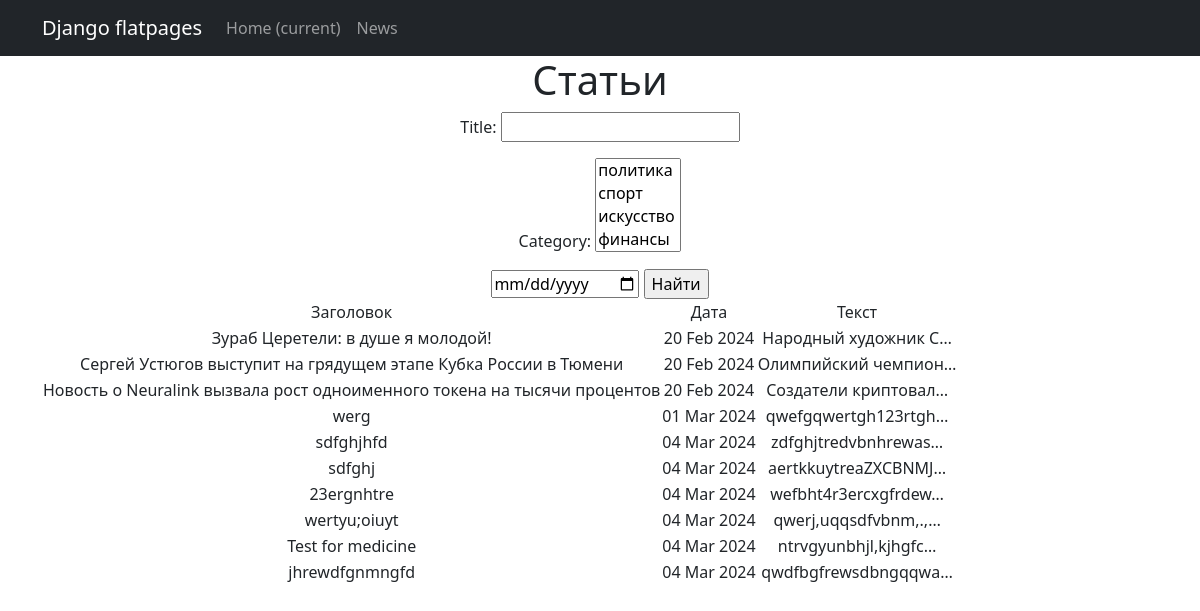
The app's page /news/search/ with its own data.
### news/models.py (models this page shows, shortened)
class Post(models.Model):
    NEWS = 'NW'
    ARTICLE = "AR"
    POSITIONS = [
        (NEWS, 'Новость'),
        (ARTICLE, 'Статья')
    ]
    author = models.ForeignKey(Author, on_delete=models.CASCADE)
    type = models.CharField(max_length=20, choices=POSITIONS, default=NEWS)
    time_in = models.DateTimeField(auto_now_add=True)
    category = models.ManyToManyField(Category, through='PostCategory')
    title = models.CharField(
        max_length=255,
        unique=True,
    )
    text = models.TextField()
    rating = models.IntegerField(default=0)

### news/views.py (the view)
# urls.py: path('search/', PostsSearch.as_view(), name='post_search'),
class PostsSearch(ListView):
    model = Post
    template_name = 'search.html'
    context_object_name = 'posts'
    def get_queryset(self):
        queryset = super().get_queryset()
        self.filterset = PostFilter(self.request.GET, queryset)
        return self.filterset.qs
    def get_context_data(self, **kwargs):
        context = super().get_context_data(**kwargs)
        context['filterset'] = self.filterset
        return context

### news/models.py (called while the page is built)
    def __str__(self):
        return self.name

### news/templatetags/custom_filters.py (called while the page is built)
@register.filter()
def censor(value):
    new_text = value.replace('редиска', 'р******')
    new_text = new_text.replace('скуф', 'ск**')
    return new_text

### templates/search.html (shortened to what this page needs)
{% extends 'flatpages/default.html' %}
{% load custom_filters %}
{% load custom_tags %}
{% block content %}
   <h1>Статьи</h1>
   <form action="" method="get">
       {{ filterset.form.as_p }}
       <input id="date_in" type="date"  />
       <input type="submit" value="Найти" />
   </form>
    {% if posts %}
        <table>
            <tr>
                <td>Заголовок</td>
                <td>Дата</td>
                <td>Текст</td>
            </tr>
            {% for post in posts %}
            <tr>
                <td>{{ post.title|censor }}</td>
                <td>{{ post.time_in|date:'d M Y' }}</td>
                <td>{{ post.text|truncatechars:20|censor }}</td>
            </tr>
            {% endfor %}
        </table>
    {% endif %}
{% endblock content %}

### records on screen
Post: title|censor "Зураб Церетели: в душе я молодой!", time_in "20 Feb 2024", text|censor "Народный художник С…"
Post: title|censor "Сергей Устюгов выступит на грядущем этапе Кубка России в Тюмени", time_in "20 Feb 2024", text|censor "Олимпийский чемпион…"
Post: title|censor "Новость о Neuralink вызвала рост одноименного токена на тысячи процентов", time_in "20 Feb 2024", text|censor "Создатели криптовал…"
Post: title|censor "werg", time_in "01 Mar 2024", text|censor "qwefgqwertgh123rtgh…"
Post: title|censor "sdfghjhfd", time_in "04 Mar 2024", text|censor "zdfghjtredvbnhrewas…"
Post: title|censor "sdfghj", time_in "04 Mar 2024", text|censor "aertkkuytreaZXCBNMJ…"
Post: title|censor "23ergnhtre", time_in "04 Mar 2024", text|censor "wefbht4r3ercxgfrdew…"
Post: title|censor "wertyu;oiuyt", time_in "04 Mar 2024", text|censor "qwerj,uqqsdfvbnm,.,…"
Post: title|censor "Test for medicine", time_in "04 Mar 2024", text|censor "ntrvgyunbhjl,kjhgfc…"
Post: title|censor "jhrewdfgnmngfd", time_in "04 Mar 2024", text|censor "qwdfbgfrewsdbngqqwa…"
